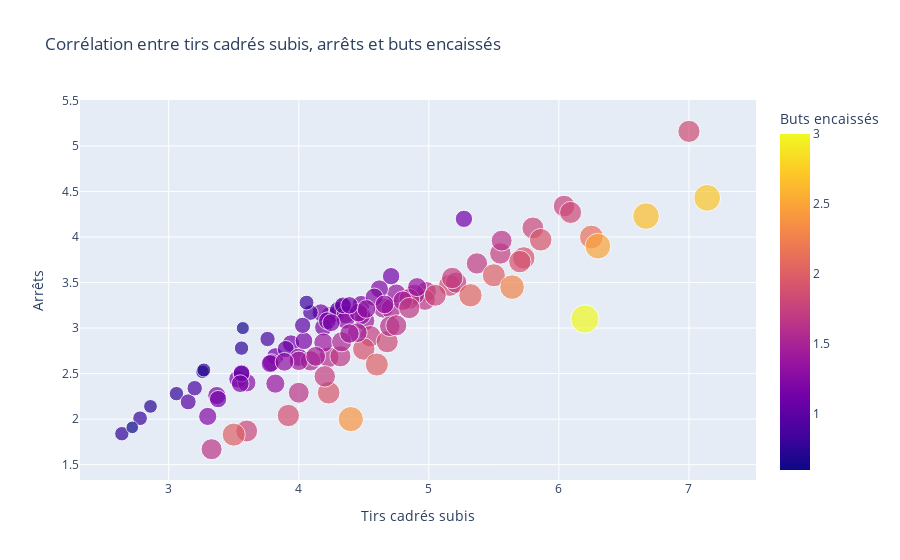

The cell this chart's notebook holds for it:
### Code cell
fig = px.scatter(goalkeepers, x='Shots on Target Against', y='Saves', size='Goals Against', color='Goals Against',
                 hover_data=['prénom', 'nom'], title='Corrélation entre tirs cadrés subis, arrêts et buts encaissés',
                 labels={'Shots on Target Against': 'Tirs cadrés subis', 'Saves': 'Arrêts', 'Goals Against': 'Buts encaissés'})
fig.show()
